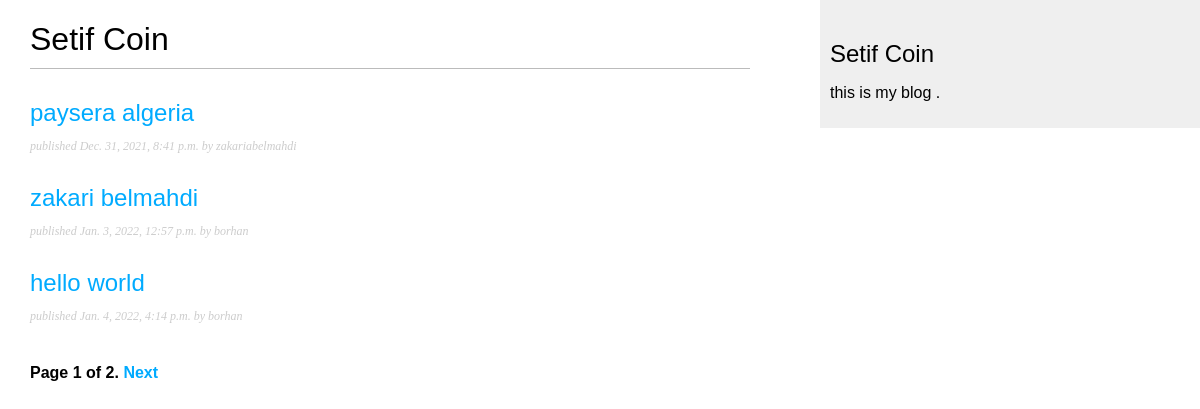
Screenshot of /blog/ with the database file from the repository.
### blog/models.py (models this page shows, shortened)
class Post(models.Model):
    Status_choises = (
        ('Draft','draft'),
        ('published','Published'),
    )
    title = models.CharField(max_length=250)
    slug = models.SlugField(max_length=250,unique_for_date='publish')
    author = models.ForeignKey(User,on_delete=models.CASCADE,related_name='blog_posts')
    body = models.TextField()
    publish = models.DateTimeField(default=timezone.now)
    created = models.DateTimeField(auto_now_add=True)
    updated = models.DateTimeField(auto_now=True)
    status = models.CharField(max_length= 10,
                              choices=Status_choises,
                              default='draft')
    objects= models.Manager()
    published = PublishedManager()
    def get_absolute_url(self):
        return reverse('blog:post_detail',args=[self.publish.year,self.publish.month,self.publish.day,self.slug])

### blog/views.py (the view)
# urls.py: path('', views.PostListView.as_view(), name='post_list'),
class PostListView(ListView):
    queryset = Post.published.all()
    context_object_name = 'posts'
    paginate_by = 3
    template_name = 'blog/post/list.html'

### blog/templates/blog/post/list.html (shortened to what this page needs)
{% extends "blog/base.html" %}
{% block content    %}
    <h1>Setif Coin</h1>
    {% for post in posts %}
     <h2>
         <a href="{{ post.get_absolute_url }}">
             {{ post.title }}
         </a>
     </h2>
     <p class="date">
            published {{ post.publish }} by {{ post.author }}
     </p>
     {% endfor %}
     {% include "blog/pagination.html" with page=page_obj %}
{% endblock %}

### blog/templates/blog/base.html (shortened to what this page needs)
{% load static %}
<!DOCTYPE html>
<html>
    <head>
        <link href="{% static "css/blog.css" %}" rel="stylesheet">
    </head>
    <body>
        <div id="content">
            {% block content %}
            {%  endblock %}
        </div>
        <div id ="sidebar">
            <h2>Setif Coin</h2>
            <p> this is my blog .</p>
        </div>
    </body>
</html>

### blog/templates/blog/pagination.html (shortened to what this page needs)
<div class="pagination">
    <span class="step-links">
        <span class="current">
            Page {{ page.number }} of {{ page.paginator.num_pages }}.
        </span>
        {% if page.has_next %}
        <a href="?page={{ page.next_page_number}}"> Next </a>
        {%  endif %}
    </span>
</div>

### blog/static/css/blog.css (style rules this page uses)
body { margin:0; padding:0; font-family:helvetica, sans-serif; }
a { color:#00abff; text-decoration:none; }
h1 { font-weight:normal; border-bottom:1px solid #bbb; padding:0 0 10px 0; }
h2 { font-weight:normal; margin:30px 0 0; }
#content { float:left; width:60%; padding:0 0 0 30px; }
#sidebar { float:right; width:30%; padding:10px; background:#efefef; height:100%; }
p.date { color:#ccc; font-family: georgia, serif; font-size: 12px; font-style: italic; }
.pagination { margin:40px 0; font-weight:bold; }

### rows the page displays
Post: title "paysera algeria", publish "Dec. 31, 2021, 8:41 p.m.", author "zakariabelmahdi"
Post: title "zakari belmahdi", publish "Jan. 3, 2022, 12:57 p.m.", author "borhan"
Post: title "hello world", publish "Jan. 4, 2022, 4:14 p.m.", author "borhan"

### other values shown
{{ page.number }} "1"
{{ page.paginator.num_pages }} "2"
